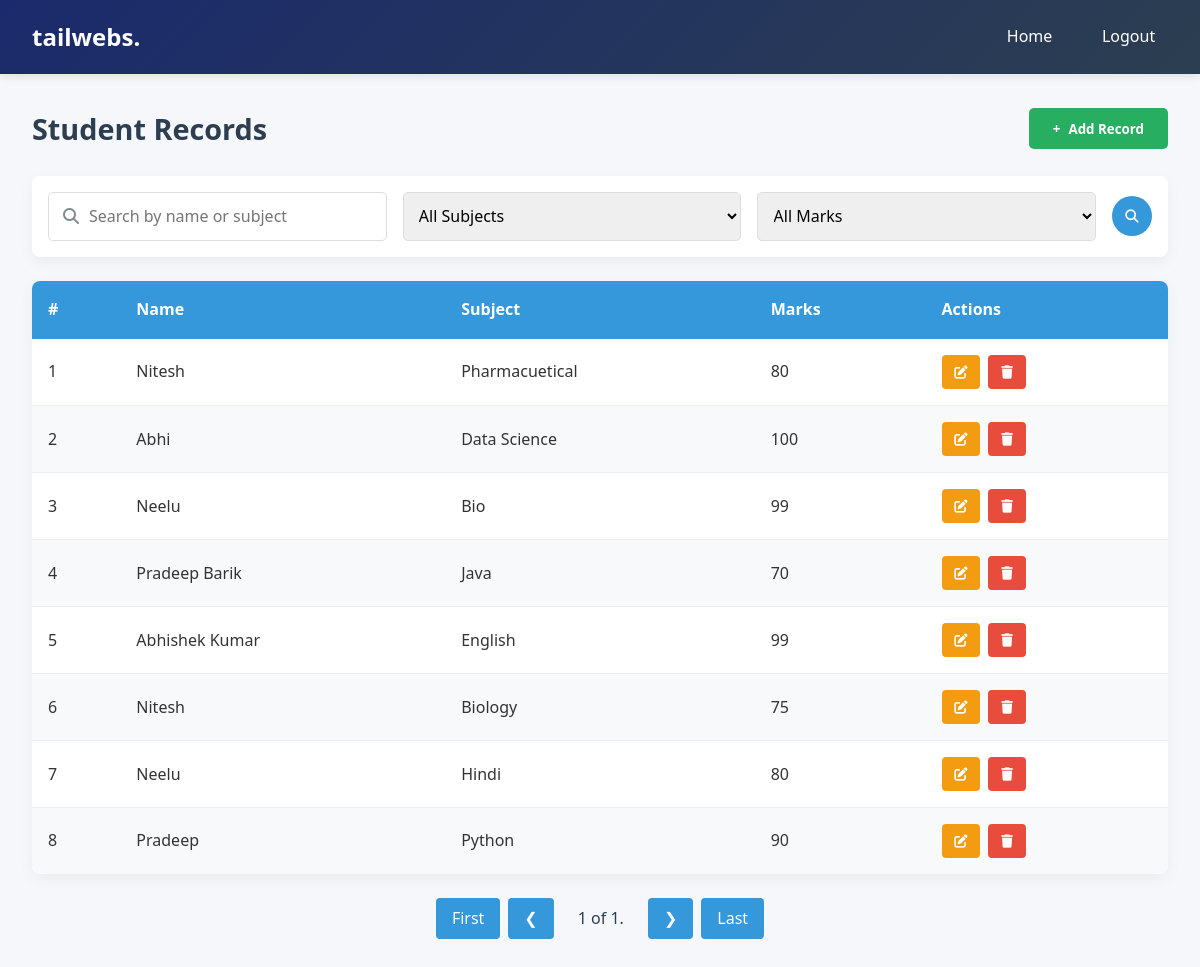
The page /home/ (signed in) on the database its author committed.
### management/models.py (models this page shows, shortened)
class Student(models.Model):
    name = models.CharField(max_length=256, null=True, blank=True)
    subject = models.CharField(max_length=256, null=True, blank=True)
    mark = models.IntegerField(default=0)

### management/views.py (the view, shortened to what this page needs)
# urls.py: path('home/', views.home_view, name='home'),
@login_required(login_url='/')
def home_view(request):
    students = Student.objects.all().order_by('-id')
    subjects = Student.objects.values_list('subject', flat=True).distinct()
    student_filter = StudentFilter(request.GET, queryset=students)
    page = request.GET.get('page', 1)
    paginator = Paginator(student_filter.qs, 10)
    try:
        page_items = paginator.page(page)
    except PageNotAnInteger:
        page_items = paginator.page(1)
    except EmptyPage:
        page_items = paginator.page(paginator.num_pages)
    contexts = {
        'filter':student_filter,
        'page_items':page_items,
        'subjects':subjects
          }
    return render(request, 'home.html', contexts)

### management/templates/home.html (shortened to what this page needs)
{% extends "base.html" %}
{% block content %}
<div class="dashboard-container">
    <nav class="navbar">
        <div class="website-name">tailwebs.</div>
        <div class="nav-links">
            <a href="{% url 'home' %}">Home</a>
            <a href="{% url 'logout' %}" onclick="return confirm('Are you sure want to logout?');">Logout</a>
        </div>
    </nav>
    <div class="main-content">
        <div class="content-header">
            <h2 class="page-title">Student Records</h2>
            <button class="add-btn" onclick="togglePopup()">
                <span>+</span> Add Record
            </button>
        </div>
        <div class="Search-Filter-Container">
            <form method="get">
                <div class="Search-FC-Section-left">
                    <span>
                        <i class="fas fa-search"
                            style="position: absolute; left: 15px; top: 50%; transform: translateY(-50%); color: #7f8c8d;"></i>
                        <input type="text" name="search" placeholder="Search by name or subject" class="">
                    </span>
                    <span>
                        <select class="filter-select" name="subject">
                            <option value="">All Subjects</option>
                        </select>
                    </span>
                    <span>
                        <select class="filter-select" name="marks_range">
                            <option value="">All Marks</option>
                        </select>
                    </span>
                    <button type="submit" class="Common-Btn-circle">
                        <i class="fa fa-search"></i>
                    </button>
                </div>
            </form>
        </div>
        <table class="records-table">
            <thead>
                <tr>
                    <th>#</th>
                    <th>Name</th>
                    <th>Subject</th>
                    <th>Marks</th>
                    <th>Actions</th>
                </tr>
            </thead>
            <tbody>
                {% for student in page_items %}
                <tr>
                    <td>{{ forloop.counter0|add:page_items.start_index }}</td>
                    <td>{{student.name}}</td>
                    <td>{{student.subject}}</td>
                    <td>{{student.mark}}</td>
                    <td class="action-buttons">
                        <button class="action-btn edit-btn" onclick="togglePopup('{{forloop.counter}}')"><i
                                class="fa fa-edit"></i></a>
                        </button>
                        <form method="post" action="{% url 'student_delete' student.pk %}">
                            <button class="action-btn delete-btn"
                                onclick="return confirm('Are you sure you want to delete this record?');"><i
                                    class="fa fa-trash"></i>
                            </button>
                        </form>
                    </td>
                </tr>
                {% endfor %}
            </tbody>
        </table>
        <div class="Nav-Bnt-Container">
            <nav role="navigation">
                <ul class="cd-pagination">
                    <li class="button"> <a
                            href="?{% if filter.form.data %}{{ filter.form.data.urlencode }}&{% endif %}page=1">First</a>
                    </li>
                    {% if page_items.has_previous %}
                    <li class="button"><a
                            href="?{% if filter.form.data %}{{ filter.form.data.urlencode }}&{% endif %}page={{ page_items.previous_page_number }}">
                            ❮ </a></li>
                    {% else %}
                    <li class="button"><a name="prevPage" id="prevPage">❮</a> </li>
                    {% endif %}
                    <li class="currentCount">{{ page_items.number }} of {{page_items.paginator.num_pages}}.</li>
                    {% if page_items.has_next %}
                    <li class="button"><a
                            href="?{% if filter.form.data %}{{ filter.form.data.urlencode }}&{% endif %}page={{ page_items.next_page_number }}">❯</a>
                        {% else %}
                    <li class="button"><a name="nextPage" id="nextPage">❯</a></li>
                    {% endif %}
                    <li class="button"><a
                            href="?{% if filter.form.data %}{{ filter.form.data.urlencode }}&{% endif %}page={{page_items.paginator.num_pages}}">
                            Last </a></li>
                </ul>
            </nav>
        </div>
    </div>
</div>
{% endblock content %}

### static/css/styles.css (style rules this page uses)
* { margin: 0; padding: 0; box-sizing: border-box; font-family: 'Segoe UI', Tahoma, Geneva, Verdana, sans-serif; }
body { background-color: #f5f7fa; color: #333; line-height: 1.6; }
.navbar { display: flex; justify-content: space-between; align-items: center; background: linear-gradient(135deg, #1a2a6c, #2c3e50); color: white; padding: 1rem 2rem; box-shadow: 0 2px 10px rgba(0, 0, 0, 0.1); }
.website-name { font-size: 1.5rem; font-weight: 700; }
.nav-links { display: flex; gap: 1.5rem; }
.nav-links a { color: white; text-decoration: none; font-weight: 500; padding: 0.5rem 0.8rem; border-radius: 4px; transition: background 0.3s; }
.main-content { padding: 2rem; max-width: 1200px; margin: 0 auto; }
.content-header { display: flex; justify-content: space-between; align-items: center; margin-bottom: 1.5rem; }
.page-title { font-size: 1.8rem; color: #2c3e50; }
.add-btn { background: #27ae60; color: white; border: none; padding: 0.7rem 1.5rem; border-radius: 5px; font-weight: 600; cursor: pointer; display: flex; align-items: center; gap: 0.5rem; transition: background 0.3s; }
.Search-Filter-Container { background: white; padding: 1rem; border-radius: 8px; margin-bottom: 1.5rem; box-shadow: 0 5px 15px rgba(0, 0, 0, 0.05); }
.Search-FC-Section-left { display: flex; align-items: center; gap: 1rem; }
.Search-FC-Section-left span { flex: 1; position: relative; }
.Search-FC-Section-left input { width: 100%; padding: 0.8rem 1rem; border: 1px solid #ddd; border-radius: 5px; font-size: 1rem; padding-left: 40px; }
.Common-Btn-circle { background: #3498db; color: white; border: none; border-radius: 50%; width: 40px; height: 40px; display: flex; align-items: center; justify-content: center; cursor: pointer; transition: background 0.3s; }
.filter-select { flex: 1; padding: 0.7rem; border: 1px solid #ddd; border-radius: 5px; font-size: 1rem; width: 100%; }
.records-table { width: 100%; border-collapse: collapse; background: white; border-radius: 8px; overflow: hidden; box-shadow: 0 5px 15px rgba(0, 0, 0, 0.05); margin-bottom: 1.5rem; }
.records-table th { background: #3498db; color: white; text-align: left; padding: 1rem; font-weight: 600; }
.records-table td { padding: 1rem; border-bottom: 1px solid #eee; }
.records-table tr:last-child td { border-bottom: none; }
.records-table tr:nth-child(even) { background-color: #f8f9fa; }
.action-btn { padding: 0.5rem 0.8rem; border: none; border-radius: 4px; cursor: pointer; font-weight: 500; transition: all 0.2s; }
.action-buttons { display: flex; justify-content: flex-start; align-items: center; }
.edit-btn { background: #f39c12; color: white; margin-right: 0.5rem; }
.delete-btn { background: #e74c3c; color: white; }
.Nav-Bnt-Container { display: flex; justify-content: center; margin-top: 1.5rem; }
.cd-pagination { display: flex; list-style: none; gap: 0.5rem; }
.cd-pagination li { display: inline-block; }
.cd-pagination li a, .cd-pagination li span { display: block; padding: 0.5rem 1rem; border-radius: 4px; text-decoration: none; transition: all 0.3s; }
.cd-pagination li.button a { background: #3498db; color: white; cursor: pointer; }
.cd-pagination li.currentCount { display: flex; align-items: center; padding: 0 1rem; font-weight: 500; color: #2c3e50; }

### rows shown on the page
Student: name "Nitesh", subject "Pharmacuetical", mark "80"
Student: name "Abhi", subject "Data Science", mark "100"
Student: name "Neelu", subject "Bio", mark "99"
Student: name "Pradeep Barik", subject "Java", mark "70"
Student: name "Abhishek Kumar", subject "English", mark "99"
Student: name "Nitesh", subject "Biology", mark "75"
Student: name "Neelu", subject "Hindi", mark "80"
Student: name "Pradeep", subject "Python", mark "90"

### other values the page prints
{{ page_items.number }} "1"
{{ page_items.paginator.num_pages }} "1"
